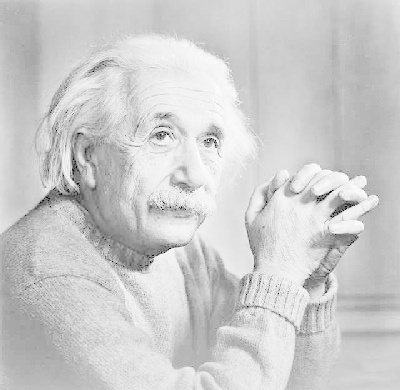
#> input picture Lab2_12.08/Logged_inputLG.jpg, 400 x 390 px
$ python 3_2.py
#> lines starting #> are read from the running program, lines starting #| are printed output that depends on the picture
import cv2
import numpy as np

img = cv2.imread('Logged_inputLG.jpg')
#> img is the input picture: shape (390, 400, 3); min 0, max 255, mean 204.5
float_img = img.astype(np.float32)
c = 255/np.log(1+np.max(float_img))
#> c = 45.99

#print(c)
# s = c *np.log(1+float_img)
# the image itself is a logged transformed image ,so it is the s here

inv_log_img = np.exp(float_img/c)-1
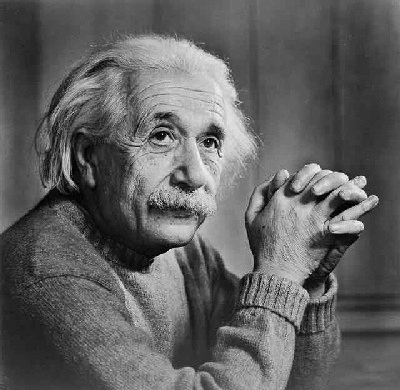
#> inv_log_img: shape (390, 400, 3) float32; min 0, max 255, mean 96.9
normalize_grey_img = np.clip(inv_log_img,0,255) #normalize the ragnge can also use - np.normalize/cv2.normalize
output_img = normalize_grey_img.astype(np.uint8)


cv2.imshow("Original",img)
cv2.imshow("Inverse Log Output Image",output_img)
cv2.waitKey(0)
cv2.destroyAllWindows()
